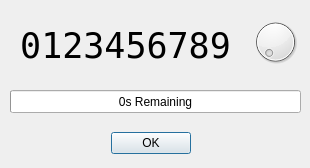
<?xml version="1.0" encoding="UTF-8"?>
<ui version="4.0">
 <class>frmTOTPDisplay</class>
 <widget class="QDialog" name="frmTOTPDisplay">
  <property name="windowModality">
   <enum>Qt::WindowModal</enum>
  </property>
  <property name="geometry">
   <rect>
    <x>0</x>
    <y>0</y>
    <width>310</width>
    <height>168</height>
   </rect>
  </property>
  <property name="sizePolicy">
   <sizepolicy hsizetype="Fixed" vsizetype="Fixed">
    <horstretch>0</horstretch>
    <verstretch>0</verstretch>
   </sizepolicy>
  </property>
  <property name="minimumSize">
   <size>
    <width>310</width>
    <height>168</height>
   </size>
  </property>
  <property name="maximumSize">
   <size>
    <width>310</width>
    <height>168</height>
   </size>
  </property>
  <property name="windowTitle">
   <string>Time-based One Time Password</string>
  </property>
  <widget class="QProgressBar" name="pbRemainingSeconds">
   <property name="geometry">
    <rect>
     <x>10</x>
     <y>90</y>
     <width>291</width>
     <height>23</height>
    </rect>
   </property>
   <property name="maximum">
    <number>30</number>
   </property>
   <property name="value">
    <number>0</number>
   </property>
   <property name="format">
    <string>%vs Remaining</string>
   </property>
  </widget>
  <widget class="QLabel" name="lblTOTP">
   <property name="geometry">
    <rect>
     <x>10</x>
     <y>10</y>
     <width>231</width>
     <height>71</height>
    </rect>
   </property>
   <property name="font">
    <font>
     <family>DejaVu Sans Mono</family>
     <pointsize>26</pointsize>
     <weight>50</weight>
     <bold>false</bold>
    </font>
   </property>
   <property name="styleSheet">
    <string notr="true"/>
   </property>
   <property name="text">
    <string>0123456789</string>
   </property>
   <property name="alignment">
    <set>Qt::AlignCenter</set>
   </property>
  </widget>
  <widget class="QDial" name="dialDigits">
   <property name="geometry">
    <rect>
     <x>250</x>
     <y>10</y>
     <width>51</width>
     <height>64</height>
    </rect>
   </property>
   <property name="minimum">
    <number>6</number>
   </property>
   <property name="maximum">
    <number>9</number>
   </property>
  </widget>
  <widget class="QDialogButtonBox" name="buttonBox">
   <property name="geometry">
    <rect>
     <x>110</x>
     <y>130</y>
     <width>81</width>
     <height>26</height>
    </rect>
   </property>
   <property name="standardButtons">
    <set>QDialogButtonBox::Ok</set>
   </property>
  </widget>
 </widget>
 <resources/>
 <connections>
  <connection>
   <sender>buttonBox</sender>
   <signal>accepted()</signal>
   <receiver>frmTOTPDisplay</receiver>
   <slot>accept()</slot>
   <hints>
    <hint type="sourcelabel">
     <x>150</x>
     <y>142</y>
    </hint>
    <hint type="destinationlabel">
     <x>154</x>
     <y>83</y>
    </hint>
   </hints>
  </connection>
 </connections>
</ui>
